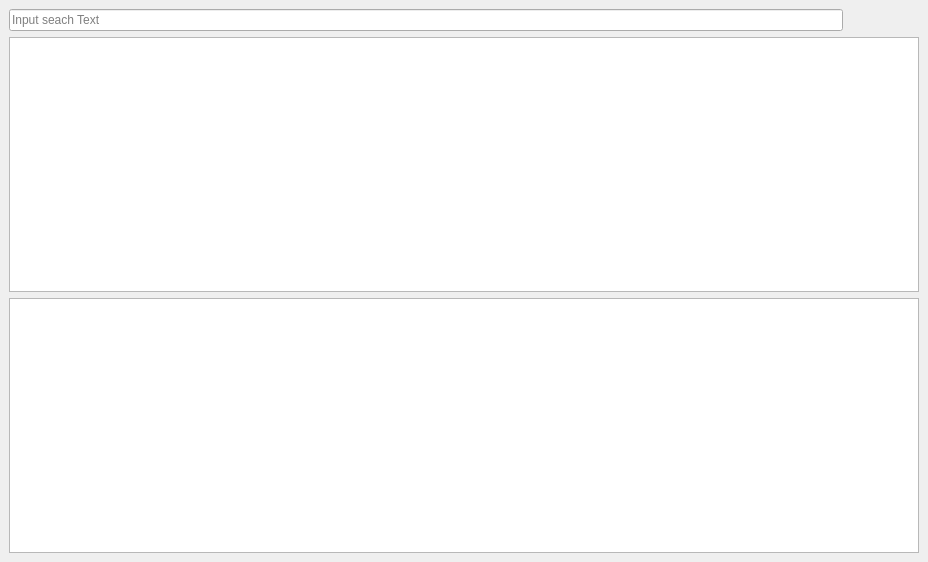
<?xml version="1.0" encoding="UTF-8"?>
<!-- SPDX-FileCopyrightText: 2025 zhang hongyuan <2063218120@qq.com> -->
<!-- SPDX-License-Identifier: MIT -->
<ui version="4.0">
 <class>InfoWidgets</class>
 <widget class="QWidget" name="InfoWidgets">
  <property name="geometry">
   <rect>
    <x>0</x>
    <y>0</y>
    <width>928</width>
    <height>562</height>
   </rect>
  </property>
  <property name="windowTitle">
   <string>Form</string>
  </property>
  <property name="styleSheet">
   <string notr="true">QPushButton{
	border: none;
}</string>
  </property>
  <layout class="QVBoxLayout" name="verticalLayout">
   <property name="leftMargin">
    <number>9</number>
   </property>
   <property name="topMargin">
    <number>9</number>
   </property>
   <property name="rightMargin">
    <number>9</number>
   </property>
   <property name="bottomMargin">
    <number>9</number>
   </property>
   <item>
    <widget class="QWidget" name="search_title_wg" native="true">
     <layout class="QHBoxLayout" name="horizontalLayout">
      <property name="leftMargin">
       <number>0</number>
      </property>
      <property name="topMargin">
       <number>0</number>
      </property>
      <property name="rightMargin">
       <number>0</number>
      </property>
      <property name="bottomMargin">
       <number>0</number>
      </property>
      <item>
       <widget class="QLineEdit" name="search_le">
        <property name="placeholderText">
         <string>Input seach Text</string>
        </property>
        <property name="clearButtonEnabled">
         <bool>true</bool>
        </property>
       </widget>
      </item>
      <item>
       <widget class="QPushButton" name="search_btn">
        <property name="maximumSize">
         <size>
          <width>16777215</width>
          <height>16777215</height>
         </size>
        </property>
        <property name="styleSheet">
         <string notr="true">image: url(:/128x128/search.png);</string>
        </property>
        <property name="text">
         <string/>
        </property>
       </widget>
      </item>
      <item>
       <widget class="QPushButton" name="expand_raw_btn">
        <property name="sizePolicy">
         <sizepolicy hsizetype="Fixed" vsizetype="Fixed">
          <horstretch>0</horstretch>
          <verstretch>0</verstretch>
         </sizepolicy>
        </property>
        <property name="maximumSize">
         <size>
          <width>16777215</width>
          <height>16777215</height>
         </size>
        </property>
        <property name="styleSheet">
         <string notr="true">QPushButton {
	image: url(:/128x128/arrow-right.png);
}

QPushButton:checked {
	image: url(:/128x128/arrow-down.png);
}
</string>
        </property>
        <property name="text">
         <string/>
        </property>
        <property name="checkable">
         <bool>true</bool>
        </property>
       </widget>
      </item>
     </layout>
    </widget>
   </item>
   <item>
    <widget class="QTableView" name="detail_tb"/>
   </item>
   <item>
    <widget class="ZTextEditor" name="detail_raw_pte"/>
   </item>
  </layout>
 </widget>
 <customwidgets>
  <customwidget>
   <class>ZTextEditor</class>
   <extends>QPlainTextEdit</extends>
   <header>common/ztexteditor.h</header>
  </customwidget>
 </customwidgets>
 <resources/>
 <connections/>
</ui>
